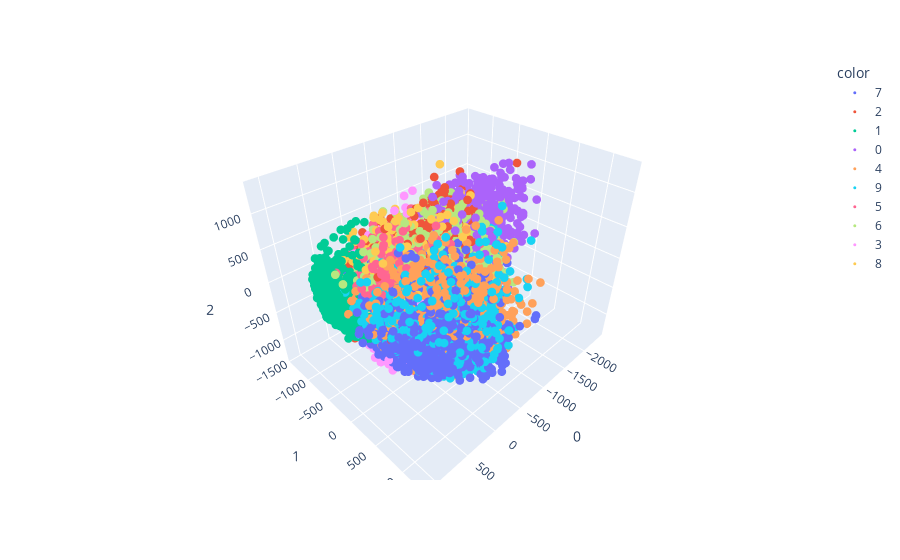

Source (notebook cell):
### Markdown cell above
## Principle Component Analysis
The Principle Component Analysis (PCA) is a common method to reduce the time of an algorithm.

### Code cell
import vis_pca as visp
visp.components_after.show()
visp.components_test.show()
visp.components_train.show()

### Figure 1 — Plotly figure (JSON) as saved in the notebook; plotly's stock layout.template omitted (floating-point values rounded to 4 significant figures; data arrays with more than 128 entries replaced by an {"elided": "..."} marker saying what was removed)
{"data": [{"hovertemplate": "color=7<br>0=%{x}<br>1=%{y}<br>2=%{z}<extra></extra>", "legendgroup": "7", "marker": {"color": "#636efa", "size": 3, "symbol": "circle"}, "mode": "markers", "name": "7", "scene": "scene", "showlegend": true, "type": "scatter3d", "x": {"elided": "1028 float values"}, "y": {"elided": "1028 float values"}, "z": {"elided": "1028 float values"}}, {"hovertemplate": "color=2<br>0=%{x}<br>1=%{y}<br>2=%{z}<extra></extra>", "legendgroup": "2", "marker": {"color": "#EF553B", "size": 3, "symbol": "circle"}, "mode": "markers", "name": "2", "scene": "scene", "showlegend": true, "type": "scatter3d", "x": {"elided": "1032 float values"}, "y": {"elided": "1032 float values"}, "z": {"elided": "1032 float values"}}, {"hovertemplate": "color=1<br>0=%{x}<br>1=%{y}<br>2=%{z}<extra></extra>", "legendgroup": "1", "marker": {"color": "#00cc96", "size": 3, "symbol": "circle"}, "mode": "markers", "name": "1", "scene": "scene", "showlegend": true, "type": "scatter3d", "x": {"elided": "1135 float values"}, "y": {"elided": "1135 float values"}, "z": {"elided": "1135 float values"}}, {"hovertemplate": "color=0<br>0=%{x}<br>1=%{y}<br>2=%{z}<extra></extra>", "legendgroup": "0", "marker": {"color": "#ab63fa", "size": 3, "symbol": "circle"}, "mode": "markers", "name": "0", "scene": "scene", "showlegend": true, "type": "scatter3d", "x": {"elided": "980 float values"}, "y": {"elided": "980 float values"}, "z": {"elided": "980 float values"}}, {"hovertemplate": "color=4<br>0=%{x}<br>1=%{y}<br>2=%{z}<extra></extra>", "legendgroup": "4", "marker": {"color": "#FFA15A", "size": 3, "symbol": "circle"}, "mode": "markers", "name": "4", "scene": "scene", "showlegend": true, "type": "scatter3d", "x": {"elided": "982 float values"}, "y": {"elided": "982 float values"}, "z": {"elided": "982 float values"}}, {"hovertemplate": "color=9<br>0=%{x}<br>1=%{y}<br>2=%{z}<extra></extra>", "legendgroup": "9", "marker": {"color": "#19d3f3", "size": 3, "symbol": "circle"}, "mode": "markers", "name": "9", "scene": "scene", "showlegend": true, "type": "scatter3d", "x": {"elided": "1009 float values"}, "y": {"elided": "1009 float values"}, "z": {"elided": "1009 float values"}}, {"hovertemplate": "color=5<br>0=%{x}<br>1=%{y}<br>2=%{z}<extra></extra>", "legendgroup": "5", "marker": {"color": "#FF6692", "size": 3, "symbol": "circle"}, "mode": "markers", "name": "5", "scene": "scene", "showlegend": true, "type": "scatter3d", "x": {"elided": "892 float values"}, "y": {"elided": "892 float values"}, "z": {"elided": "892 float values"}}, {"hovertemplate": "color=6<br>0=%{x}<br>1=%{y}<br>2=%{z}<extra></extra>", "legendgroup": "6", "marker": {"color": "#B6E880", "size": 3, "symbol": "circle"}, "mode": "markers", "name": "6", "scene": "scene", "showlegend": true, "type": "scatter3d", "x": {"elided": "958 float values"}, "y": {"elided": "958 float values"}, "z": {"elided": "958 float values"}}, {"hovertemplate": "color=3<br>0=%{x}<br>1=%{y}<br>2=%{z}<extra></extra>", "legendgroup": "3", "marker": {"color": "#FF97FF", "size": 3, "symbol": "circle"}, "mode": "markers", "name": "3", "scene": "scene", "showlegend": true, "type": "scatter3d", "x": {"elided": "1010 float values"}, "y": {"elided": "1010 float values"}, "z": {"elided": "1010 float values"}}, {"hovertemplate": "color=8<br>0=%{x}<br>1=%{y}<br>2=%{z}<extra></extra>", "legendgroup": "8", "marker": {"color": "#FECB52", "size": 3, "symbol": "circle"}, "mode": "markers", "name": "8", "scene": "scene", "showlegend": true, "type": "scatter3d", "x": {"elided": "974 float values"}, "y": {"elided": "974 float values"}, "z": {"elided": "974 float values"}}], "layout": {"legend": {"title": {"text": "color"}, "tracegroupgap": 0}, "margin": {"t": 60}, "scene": {"domain": {"x": [0.0, 1.0], "y": [0.0, 1.0]}, "xaxis": {"title": {"text": "0"}}, "yaxis": {"title": {"text": "1"}}, "zaxis": {"title": {"text": "2"}}}}}
